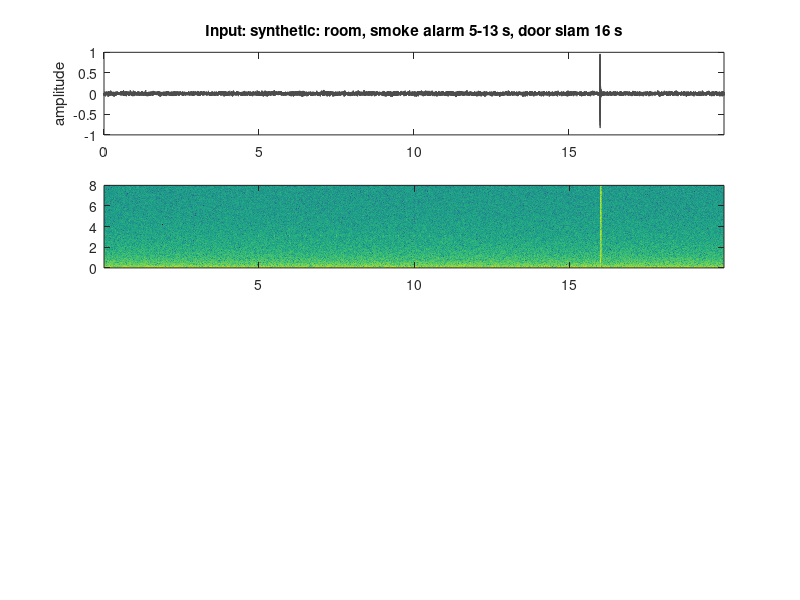

Recreate this plot in MATLAB. (Note: this script raises an error after producing the figure.)
function safesound_demo(source)
% SAFESOUND_DEMO  Simple DSP demo: detect a smoke/fire alarm with classical DSP.
%
%   safesound_demo            built-in test sound: quiet room, a smoke alarm
%                             (ISO 8201 T3 beeps at 3.1 kHz), then a door slam
%   safesound_demo('x.wav')   any audio file
%   safesound_demo('mic')     record 10 s from the computer microphone
%
% What it shows (same detector as the paper, safesound/dsp.py):
%   1. STFT spectrogram (64 ms Hann window, 10 ms hop)
%   2. noise floor per frequency bin (minimum follower)
%   3. alarm evidence: a narrow tone in 2-5 kHz that stands out from its band,
%      from the noise floor, and from the low band (100-1500 Hz)
%   4. a 2 s window score every 0.5 s: steady frequency + beeps switching on/off
%   5. the usual "loudness" (energy) detector for comparison: it ignores the
%      quiet alarm but fires on the door slam
% Only base MATLAB is needed (no toolboxes).

if nargin < 1, source = 'synthetic'; end
fs = 16000;
[x, name] = get_audio(source, fs);

%% 1) STFT power spectrogram
NFFT = 1024; HOP = 160; FPS = fs / HOP;
w = 0.5 - 0.5 * cos(2 * pi * (0:NFFT-1)' / (NFFT - 1));     % Hann window
T = 1 + floor((numel(x) - NFFT) / HOP);
P = zeros(NFFT/2 + 1, T);
for t = 1:T
    seg = x((t-1)*HOP + (1:NFFT)) .* w;
    X = fft(seg);
    P(:, t) = abs(X(1:NFFT/2 + 1)).^2 + 1e-10;
end
f  = (0:NFFT/2)' * fs / NFFT;          % bin frequencies (Hz)
tf = ((0:T-1) * HOP + NFFT/2) / fs;    % frame centre times (s)

%% 2) noise floor: drops at once, rises 6 dB per 2 s
N = noise_floor(P, FPS);
PdB = 10 * log10(P);  NdB = 10 * log10(N);

%% 3) alarm evidence per frame
bA = find(f >= 2000 & f < 5000);       % alarm band
bL = find(f >= 100  & f < 1500);       % low band (speech, TV, appliances)
[peak, k] = max(PdB(bA, :), [], 1);                        % strongest bin
prom = peak - median(PdB(bA, :), 1);                       % stands out in its band
NdBA = NdB(bA, :);
snr  = peak - NdBA(sub2ind(size(NdBA), k, 1:T));           % above the noise floor
dom  = ramp(peak - max(PdB(bL, :), [], 1), -6, 6);         % louder than low band
a    = ramp(prom, 10, 25) .* ramp(snr, 6, 20) .* dom;      % 0..1 per frame
afreq = f(bA(k))';                                         % tone frequency

% energy detector: broadband level above its own floor
lvl  = sum(P, 1);
loud = ramp(10 * log10(lvl ./ noise_floor(lvl, FPS)), 10, 30);

%% 4) 2 s window scores every 0.5 s
W = round(2 * FPS);
nW = floor(numel(x) / (0.5 * fs));
tw = (1:nW) * 0.5;                     % window end times
sAlarm = zeros(1, nW); sLoud = zeros(1, nW);
for i = 1:nW
    e = min(T, floor((i * 0.5 * fs - NFFT) / HOP) + 1);
    if e <= 0, continue; end
    s = max(1, e - W + 1):e;
    on = a(s) > 0.3;
    edges = sum(diff(on) == 1);                            % beeps switching on
    if sum(on) > 3
        steady = ramp(-std(afreq(s(on)), 1), -60, -15);    % fixed frequency
    else
        steady = 0;
    end
    sAlarm(i) = pct(a(s), 90) * steady * (0.6 + 0.4 * min(edges, 3) / 3);
    sLoud(i)  = max(loud(s));
end

%% 5) decisions
TH = 0.4;                                          % alarm threshold
hit = sAlarm >= TH;
alert = hit & ([false hit(1:end-1)] | [false false hit(1:end-2)]);  % 2 of last 3
energyOn = sLoud >= 0.1;                           % energy detector fires

fprintf('\nSafeSound DSP demo: %s (%.1f s)\n', name, numel(x) / fs);
if any(alert)
    fprintf('  ALARM detected first at %.1f s (DSP alarm detector)\n', tw(find(alert, 1)));
else
    fprintf('  no alarm detected\n');
end
fprintf('  alarm detector on in %d windows, energy detector on in %d windows\n', ...
        sum(alert), sum(energyOn));

%% 6) plots
figure('Name', 'SafeSound DSP demo', 'Color', 'w', 'Position', [80 60 1000 760]);
tx = (0:numel(x)-1) / fs;

subplot(4, 1, 1);
plot(tx, x, 'Color', [0.3 0.3 0.3]); xlim([0 tx(end)]);
title(['Input: ' name], 'Interpreter', 'none'); ylabel('amplitude');

subplot(4, 1, 2);
imagesc(tf, f / 1000, PdB); axis xy; ylim([0 8]); colormap(gca, 'parula');
hold on; plot(tf([1 end]), [2 2], 'w--', tf([1 end]), [5 5], 'w--'); hold off;
ylabel('kHz'); title('Spectrogram (dB); dashed = alarm band 2-5 kHz');

subplot(4, 1, 3);
plot(tf, a, 'r', tf, loud, 'b'); ylim([-0.05 1.05]); xlim([0 tx(end)]);
legend('alarm tone evidence', 'loudness above floor', 'Location', 'northwest');
title('Per-frame DSP evidence');

subplot(4, 1, 4);
stairs(tw, sAlarm, 'r', 'LineWidth', 1.5); hold on;
stairs(tw, double(energyOn), 'b--');
plot([0 tw(end)], [TH TH], 'k:');
yl = 1.1;
for i = find(alert)
    patch([tw(i)-0.5 tw(i) tw(i) tw(i)-0.5], [0 0 yl yl], 'r', ...
          'FaceAlpha', 0.15, 'EdgeColor', 'none');
end
hold off; ylim([0 yl]); xlim([0 tx(end)]); xlabel('time (s)');
legend('alarm score (2 s window)', 'energy detector fires', 'threshold', ...
       'ALARM alert', 'Location', 'northwest');
title('Decision: shaded = alarm alert');

try
    sound(x / max(abs(x) + eps) * 0.8, fs);        % play what was analysed
catch
end
end

%% ---------------------------------------------------------------------------
function [x, name] = get_audio(source, fs)
if strcmpi(source, 'synthetic')
    rng(1);
    t = (0:20*fs-1)' / fs;
    room = filter(1, [1 -0.97], randn(size(t)));          % fan / room rumble
    room = 0.02 * room / std(room);
    c = mod(t - 5, 4);                                     % T3: 3 x 0.5 s beeps, 1.5 s pause
    on = (t >= 5 & t < 13) & (c < 2.5) & (mod(c, 1) < 0.5);
    x = room + 0.01 * on .* sin(2 * pi * 3100 * t);        % quiet smoke alarm, 5-13 s
    i = 16 * fs;                                           % door slam at 16 s
    x(i+1:i+800) = x(i+1:i+800) + 0.5 * randn(800, 1) .* exp(-(0:799)' / 150);
    name = 'synthetic: room, smoke alarm 5-13 s, door slam 16 s';
elseif strcmpi(source, 'mic')
    r = audiorecorder(fs, 16, 1);
    disp('Recording 10 s ...'); recordblocking(r, 10); disp('done');
    x = getaudiodata(r); name = 'microphone';
else
    [x, fs0] = audioread(source);
    x = mean(x, 2);
    if fs0 ~= fs                                           % simple resampling
        x = interp1((0:numel(x)-1)' / fs0, x, (0:1/fs:(numel(x)-1)/fs0)', 'linear');
    end
    [~, name] = fileparts(source);
end
x = x(:);
end

function N = noise_floor(P, FPS)
% minimum follower per row: drops to a quieter value at once, rises 6 dB per 2 s
up = 10^(6 / 10 / (2 * FPS));
srt = sort(P, 2);
n = srt(:, max(1, round(0.1 * size(P, 2))));       % start at the 10th percentile
N = zeros(size(P));
for t = 1:size(P, 2)
    n = min(n * up, P(:, t));
    N(:, t) = n;
end
end

function y = ramp(x, lo, hi)
y = min(max((x - lo) / (hi - lo), 0), 1);
end

function v = pct(x, p)
% percentile with linear interpolation (same as numpy's default)
x = sort(x(:));
r = 1 + (numel(x) - 1) * p / 100;
lo = floor(r); hi = ceil(r);
v = x(lo) + (r - lo) * (x(hi) - x(lo));
end
